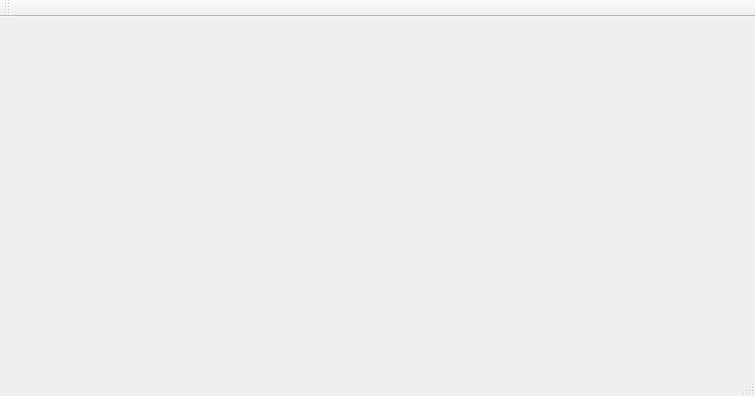
<?xml version="1.0" encoding="UTF-8"?>
<ui version="4.0">
 <class>MainWindow</class>
 <widget class="QMainWindow" name="MainWindow">
  <property name="geometry">
   <rect>
    <x>0</x>
    <y>0</y>
    <width>755</width>
    <height>396</height>
   </rect>
  </property>
  <property name="windowTitle">
   <string>MainWindow</string>
  </property>
  <widget class="QWidget" name="centralWidget"/>
  <widget class="QMenuBar" name="menuBar">
   <property name="geometry">
    <rect>
     <x>0</x>
     <y>0</y>
     <width>755</width>
     <height>22</height>
    </rect>
   </property>
  </widget>
  <widget class="QToolBar" name="mainToolBar">
   <attribute name="toolBarArea">
    <enum>TopToolBarArea</enum>
   </attribute>
   <attribute name="toolBarBreak">
    <bool>false</bool>
   </attribute>
  </widget>
  <widget class="QStatusBar" name="statusBar"/>
 </widget>
 <layoutdefault spacing="6" margin="11"/>
 <resources/>
 <connections/>
</ui>
